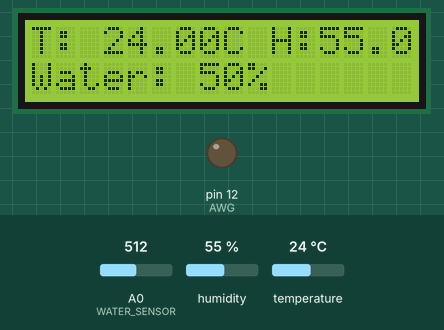
Bench run of a sketch on a simulated Arduino Uno, built with avr-gcc and run on an emulated ATmega328P. Parts: 16×2 character LCD, output pins drawn as LEDs (lit = HIGH). Inputs (shaded band) come from the test bench; at power-on: humidity 55 %, A0 (WATER_SENSOR) = 512, temperature 24 °C.

Above: at 1.2 s.
1.3 s: humidity set to 22 %
At 3.3 s:
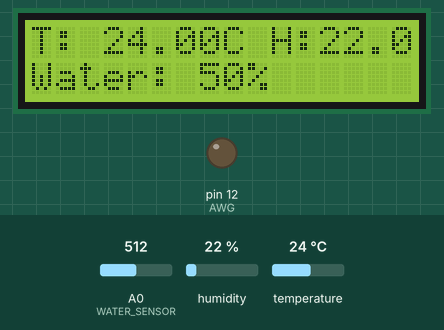
4.1 s: A0 (WATER_SENSOR) set to 716
At 5.7 s:
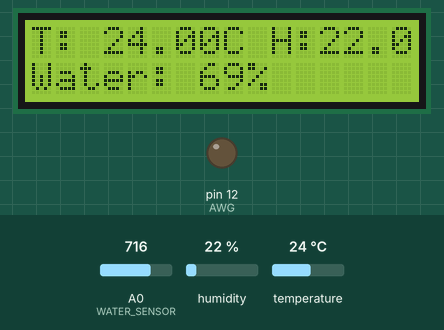
6.9 s: temperature set to 12 °C
At 9.1 s:
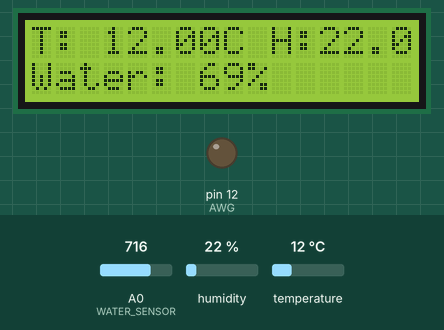
9.8 s: A0 (WATER_SENSOR) set to 900
At 11.5 s:
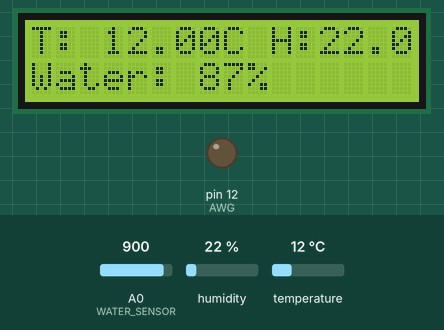
12.6 s: humidity set to 40 %
At 14.9 s:
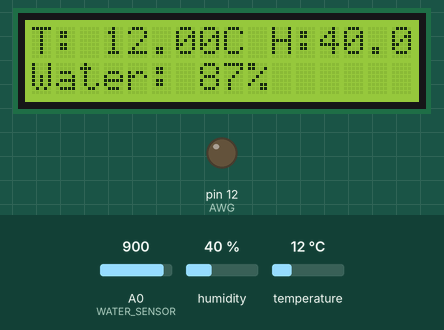
16.0 s: A0 (WATER_SENSOR) set to 1023
At 17.3 s:
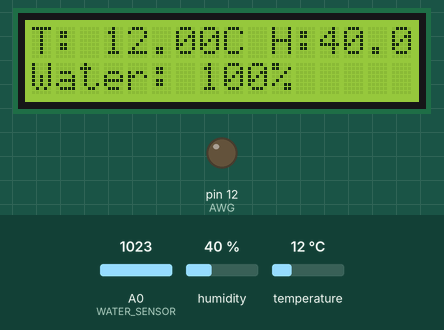
Timing chart, 0 to 19.0 s (numbered marks = the images above; inputs shaded):
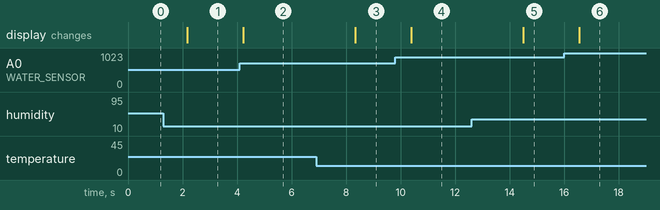

The sketch:

AWG_For_WROBD_20_may_2025.ino
```cpp
#include <LiquidCrystal_I2C.h>
#include <Wire.h>
#include "DHT.h"

#define DHTPIN 2
#define DHTTYPE DHT11
#define WATER_SENSOR A0
#define AWG 12

DHT dht(DHTPIN, DHTTYPE);
LiquidCrystal_I2C lcd(0x27, 16, 2);

void setup() {
  pinMode(AWG, OUTPUT);
  digitalWrite(AWG, LOW);
  Serial.begin(9600);
  dht.begin();
  lcd.init();
  lcd.backlight();
}

void loop() {
  float humidity = dht.readHumidity();
  float temp = dht.readTemperature();
  int value = analogRead(WATER_SENSOR);
  int moisturePercent = map(value, 0, 1023, 0, 100);

  if (isnan(humidity) || isnan(temp)) {
    lcd.clear();
    lcd.setCursor(0, 0);
    lcd.print("Sensor Error!");
    delay(2000);
    return;
  }

  lcd.clear();
  lcd.setCursor(0, 0);
  lcd.print("T: ");
  lcd.print(temp);
  lcd.print("C H:");
  lcd.print(humidity);
  lcd.print("%");

  lcd.setCursor(0, 1);
  lcd.print("Water: ");
  lcd.print(moisturePercent);
  lcd.print("%");

  // Control logic
  if (temp >= 30 && humidity >= 65 && moisturePercent <= 90) {
    digitalWrite(AWG, HIGH);
  } else {
    digitalWrite(AWG, LOW);
  }

  delay(2000);
}
```

Measured:
- after the input at 1.3 s, the display: changes after 0.87 s (image 1)
- after the input at 4.1 s, the display: changes after 0.13 s (image 2)
- after the input at 6.9 s, the display: changes after 1.4 s (image 3)
- after the input at 9.8 s, the display: changes after 0.59 s (image 4)
- after the input at 12.6 s, the display: changes after 1.9 s (image 5)
- after the input at 16.0 s, the display: changes after 0.56 s (image 6)
